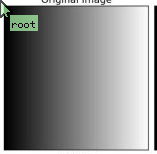
#> input picture OpenCV/Screenshot from 2020-04-25 21-38-52.png, 157 x 154 px
$ python Threshold_1.py
#> lines starting #> are read from the running program, lines starting #| are printed output that depends on the picture; after the words box and inside, x2 and y2 are one past the last pixel; in counts of white or black regions, pixels touching at a corner belong together
import cv2
import numpy as np
from matplotlib import pyplot as plt
from pygments.util import xrange

img = cv2.imread('Screenshot from 2020-04-25 21-38-52.png',0)
#> img: shape (154, 157); min 0, max 255, mean 138.2
ret,thresh1 = cv2.threshold(img,127,255,cv2.THRESH_BINARY)
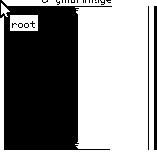
#> thresh1: shape (154, 157); 54.6% white; 23 black regions (20 under 20 px), largest, box (x1, y1, x2, y2) and area: (0, 0, 112, 150) 10269, (154, 6, 157, 150) 432, (148, 6, 149, 150) 144
ret,thresh2 = cv2.threshold(img,127,255,cv2.THRESH_BINARY_INV)
ret,thresh3 = cv2.threshold(img,127,255,cv2.THRESH_TRUNC)
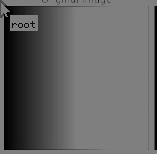
#> thresh3: shape (154, 157); min 0, max 127, mean 98.5
ret,thresh4 = cv2.threshold(img,127,255,cv2.THRESH_TOZERO)
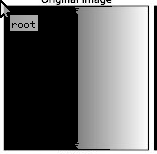
#> thresh4: shape (154, 157); min 0, max 255, mean 109.1
ret,thresh5 = cv2.threshold(img,127,255,cv2.THRESH_TOZERO_INV)
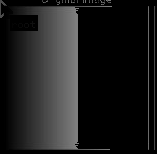
#> thresh5: shape (154, 157); min 0, max 127, mean 29.1

titles = ['Original Image','BINARY','BINARY_INV','TRUNC','TOZERO','TOZERO_INV']
images = [img, thresh1, thresh2, thresh3, thresh4, thresh5]

#> (the run stopped early here; a loop or call above may not have finished)

$ run again, with OpenCV/Screenshot from 2020-04-25 22-29-58.png copied over OpenCV/Screenshot from 2020-04-25 21-38-52.png
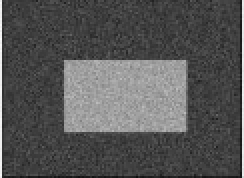
#> input picture OpenCV/Screenshot from 2020-04-25 22-29-58.png, 122 x 89 px (shown 2 times larger)
#> img is the input picture: shape (89, 122); min 15, max 250, mean 85.4
#> `ret,thresh1 = cv2.threshold(img,127,255,cv2.THRESH_BINARY)`:
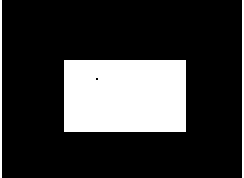
#> thresh1: shape (89, 122) (shown 2 times larger); 21.9% white; 3 white regions, box (x1, y1, x2, y2) and area: (32, 30, 93, 66) 2195, (0, 0, 1, 89) 89, (121, 0, 122, 89) 89
#> `ret,thresh5 = cv2.threshold(img,127,255,cv2.THRESH_TOZERO_INV)`:
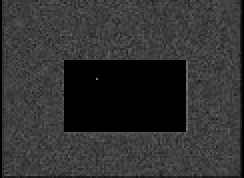
#> thresh5: shape (89, 122) (shown 2 times larger); min 0, max 127, mean 49.3
